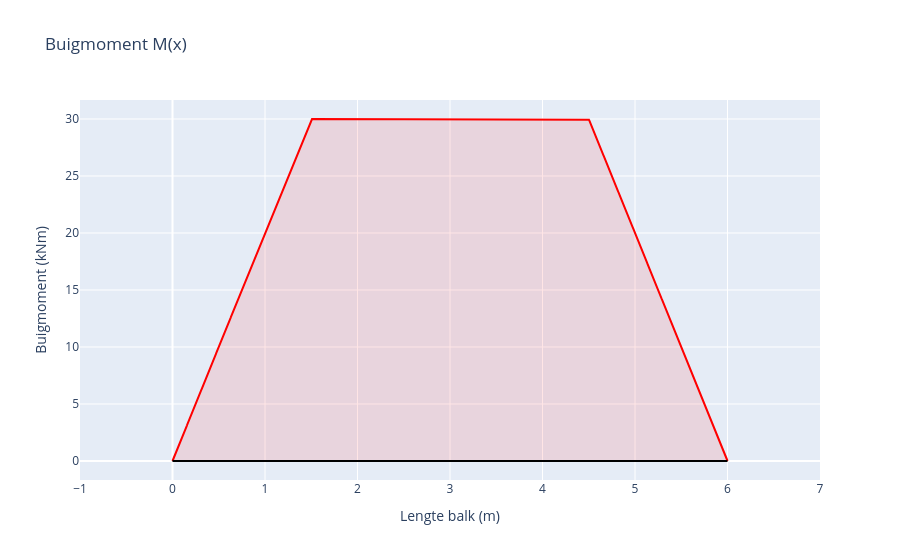

Source (notebook cell):
### Markdown cell above
## Buigmomentgrafiek

### Code cell
layout = go.Layout(
    title="Buigmoment M(x)",
    xaxis=dict(dtick=1,title="Lengte balk (m)", range=[-1, lengteBalk+1]),
    yaxis=dict(title="Buigmoment (kNm)"),
    showlegend=False
)

line = go.Scatter(
    x=X,
    y= sum(bendingMoment),
    mode='lines',
    name='Buigmoment (kNm)',
    fill = 'tonexty',
    line_color='red',
    fillcolor='rgba(255,0,0,0.1)'
)

axis = go.Scatter(
    x= [0,lengteBalk],
    y= [0,0],
    mode='lines',
    line_color='black'
)

fig= go.Figure(data=[line, axis], layout=layout)
fig.show()

### Figure 1 — Plotly figure (JSON) as saved in the notebook; plotly's stock layout.template omitted (floating-point values rounded to 4 significant figures; data arrays with more than 128 entries replaced by an {"elided": "..."} marker saying what was removed)
{"data": [{"fill": "tonexty", "fillcolor": "rgba(255,0,0,0.1)", "line": {"color": "red"}, "mode": "lines", "name": "Buigmoment (kNm)", "type": "scatter", "x": {"elided": "10002 float values"}, "y": {"elided": "10002 float values"}}, {"line": {"color": "black"}, "mode": "lines", "type": "scatter", "x": [0, 6], "y": [0, 0]}], "layout": {"autosize": true, "showlegend": false, "title": {"text": "Buigmoment M(x)"}, "xaxis": {"dtick": 1, "range": [-1, 7], "title": {"text": "Lengte balk (m)"}, "type": "linear"}, "yaxis": {"autorange": true, "range": [-1.667, 31.67], "title": {"text": "Buigmoment (kNm)"}, "type": "linear"}}}
